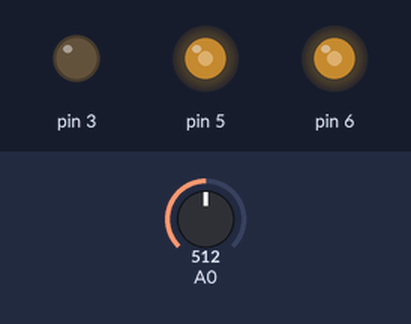
Bench run of a sketch on a simulated Arduino Uno, built with avr-gcc and run on an emulated ATmega328P. Shown: output pins drawn as LEDs (lit = HIGH). The inputs (shaded band) are chosen by the test bench; at power-on: A0 = 512.

Above: at 1.2 s.
1.3 s: A0 set to 716
At 2.3 s:
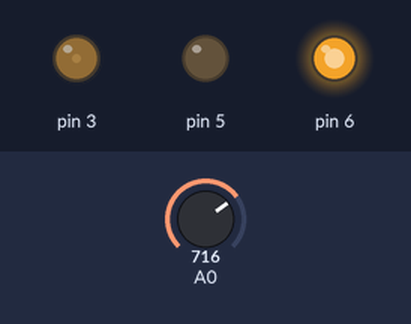
2.8 s: A0 set to 900
At 3.5 s:
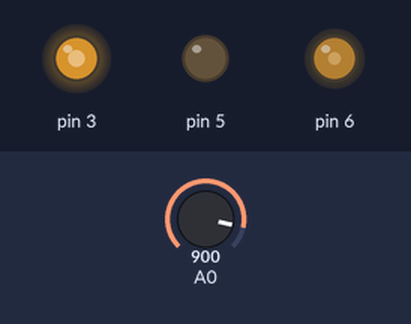
4.3 s: A0 set to 1023
At 4.6 s:
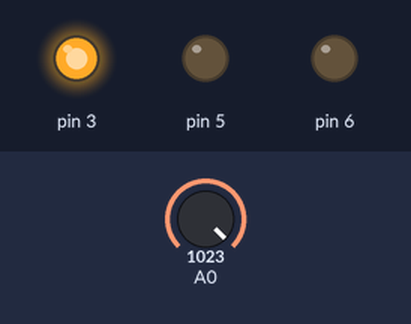
5.8 s: A0 set to 511
At 7.0 s:
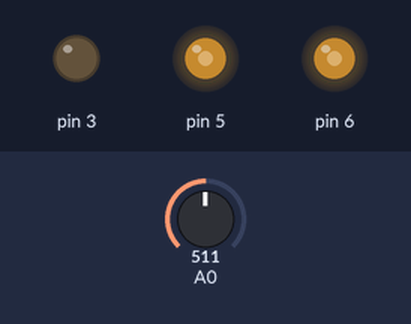
7.3 s: A0 set to 306
At 8.1 s:
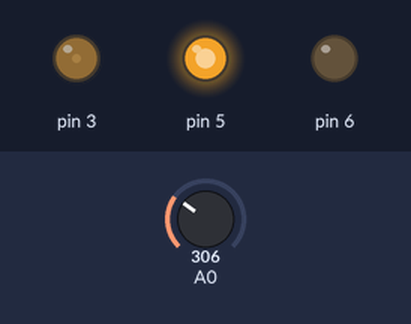
8.8 s: A0 set to 0
At 9.3 s:
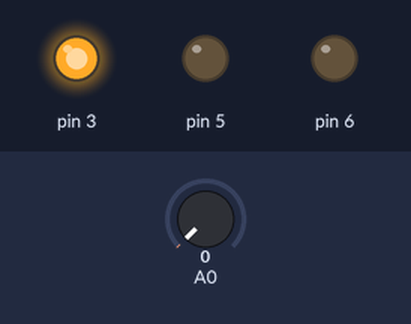
Timing chart, 0 to 11.3 s (numbered marks = the images above; inputs shaded):
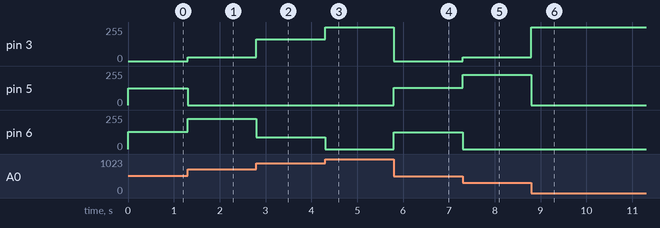

Measured:
- after the input at 1.3 s, pin 3: 0/255 → 27/255 at once; pin 5: 126/255 → 0/255 at once; pin 6: 129/255 → 228/255 at once
- after the input at 2.8 s, pin 3: 27/255 → 165/255 at once; pin 6: 228/255 → 90/255 at once
- after the input at 4.3 s, pin 3: 165/255 → 255/255 at once; pin 6: 90/255 → 0/255 at once
- after the input at 5.8 s, pin 3: 255/255 → 0/255 at once; pin 5: 0/255 → 129/255 at once; pin 6: 0/255 → 126/255 at once
- after the input at 7.3 s, pin 3: 0/255 → 27/255 at once; pin 5: 129/255 → 228/255 at once; pin 6: 126/255 → 0/255 at once
- after the input at 8.8 s, pin 3: 27/255 → 255/255 at once; pin 5: 228/255 → 0/255 at once

The sketch:

rueda_perilla.ino
```cpp
// Sesion 9 - La rueda de colores con la perilla
// Perilla: orillas a 5V y GND, la del medio a A0.
// Modulo LED RGB: R al pin 3, G al pin 5, B al pin 6, - a GND.

void setup() {
}

void loop() {
  int pos = analogRead(A0) / 4;   // de 0-1023 a 0-255
  rueda(pos);
}

void color(int r, int g, int b) {
  analogWrite(3, r);
  analogWrite(5, g);
  analogWrite(6, b);
}

// una vuelta al arcoiris en tres tramos: pos de 0 a 255
void rueda(int pos) {
  if (pos < 85) {                       // rojo -> verde
    color(255 - pos * 3, pos * 3, 0);
  } else if (pos < 170) {               // verde -> azul
    pos = pos - 85;
    color(0, 255 - pos * 3, pos * 3);
  } else {                              // azul -> rojo
    pos = pos - 170;
    color(pos * 3, 0, 255 - pos * 3);
  }
}
```
